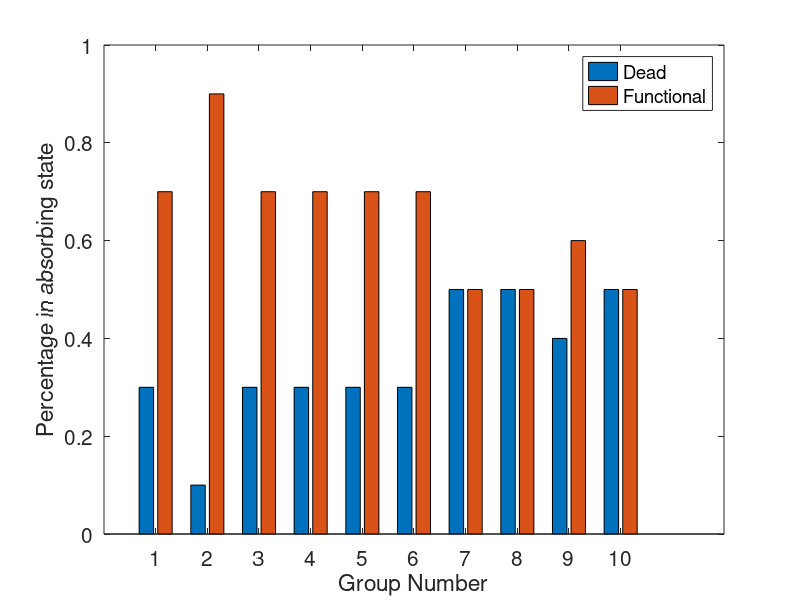
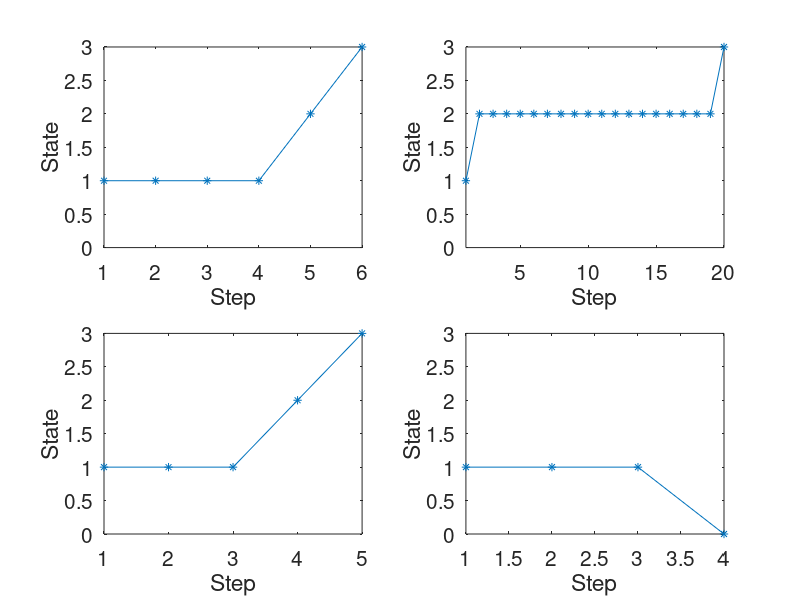

Write MATLAB code to recreate these figures, in order.
function propToFunctional = task1d()
P = [1,    0,    0,    0; %(dead,very sick,sick,functional)
     0.05, 0.85, 0.10, 0; 
     0,    0.05, 0.65, 0.3;
     0,    0,    0,    1];
n = 100; %number of "experiments"
%initialize memory space for the chain:
absorbedState = zeros(2,n);%(absorbed state;num. steps)
changeCond = [0,0,0,0];%prob. to go to another or same state
first4 = zeros(4,1);
for ex = 1:n
    numSteps = 0;
    prevState = 1;%Always start as very sick
    while prevState ~= 0 && prevState ~= 3
        numSteps = numSteps+1;
        if ex<5
            first4(ex,numSteps) = prevState;
        end
        x = rand(); %Random number between 0 and 1. Used to choose the next state
        changeCond(1) = P(prevState+1,1);
        changeCond(2) = P(prevState+1,2);
        changeCond(3) = P(prevState+1,3);
        changeCond(4) = P(prevState+1,4);
        %Choosing next state according to current state
        if x < changeCond(1)
            prevState = 0;
        elseif x < changeCond(2)+changeCond(1)
            prevState = 1;
        elseif x < changeCond(3)+changeCond(2)+changeCond(1)
            prevState = 2;
        else
            prevState = 3;
        end
    end
    first4(ex,numSteps+1) = prevState;
    absorbedState(1,ex) = prevState;
    absorbedState(2,ex) = numSteps;
end
propToFunctional = sum(absorbedState(1,:)==3)/n;
numInGroup = n/10;
absorbedInGroup = zeros(10,2);%(dead;functional)
for group = 1:10
   absorbedInGroup(group,1) = ...
       sum(absorbedState(1,(group-1)*numInGroup+1:group*numInGroup)==0);
   absorbedInGroup(group,2) = ...
       sum(absorbedState(1,(group-1)*numInGroup+1:group*numInGroup)==3);
end
%plot ten groups:
figure(1)
bar(absorbedInGroup./numInGroup);
xlabel('Group Number')
ylabel('Percentage in absorbing state')
legend('Dead','Functional')
set(gca,'fontsize',15)
ylim([0 1])
%plot 4 different simulations
figure(2)
title('Variability in the stochastic process')
hold on
for fig = 1:4
    subplot(2,2,fig)
    y = 0;
    for i = 1:length(first4)
        y(i) = first4(fig,i);
        if first4(fig,i) == 0 || first4(fig,i) == 3
            break
        end
    end
    plot(1:length(y),y,'*-');
    ylim([0 3])
    xlim([1 length(y)])
    set(gca,'fontsize',15)
    xlabel('Step')
    ylabel('State')
end



